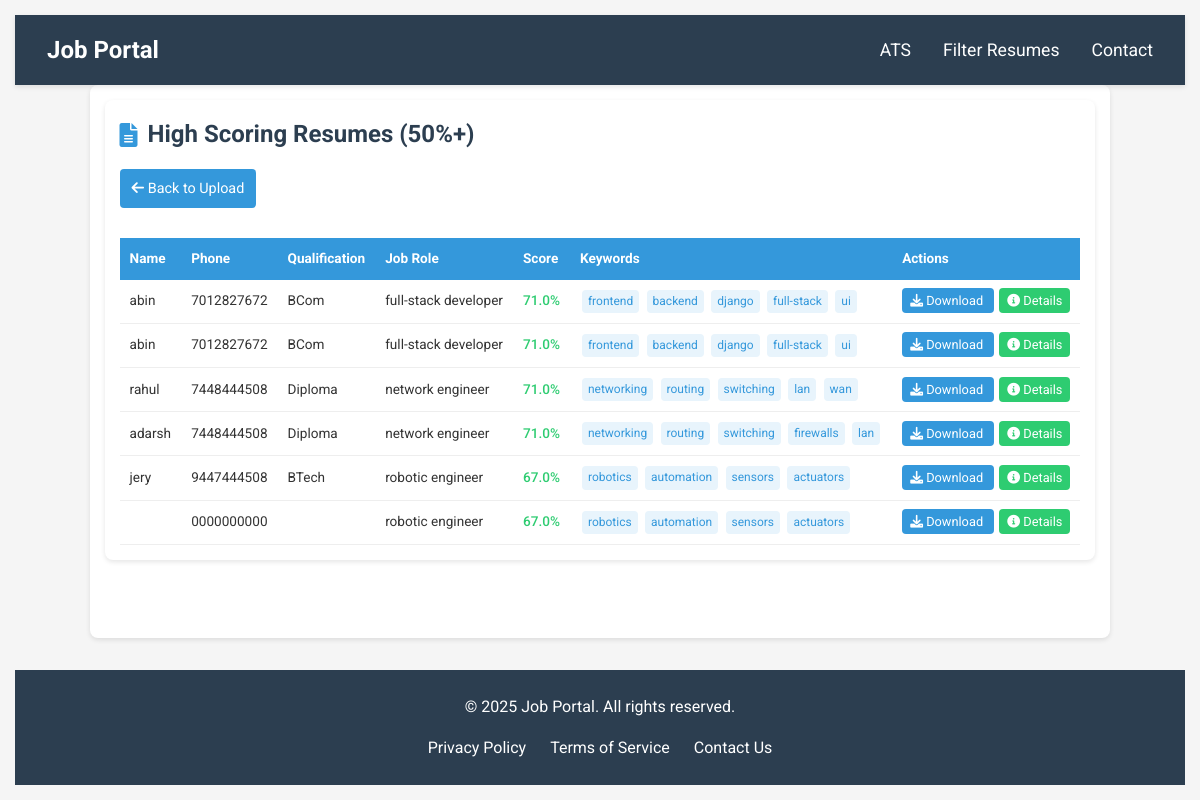
Page /high_score_resumes/ on the earlier database version.
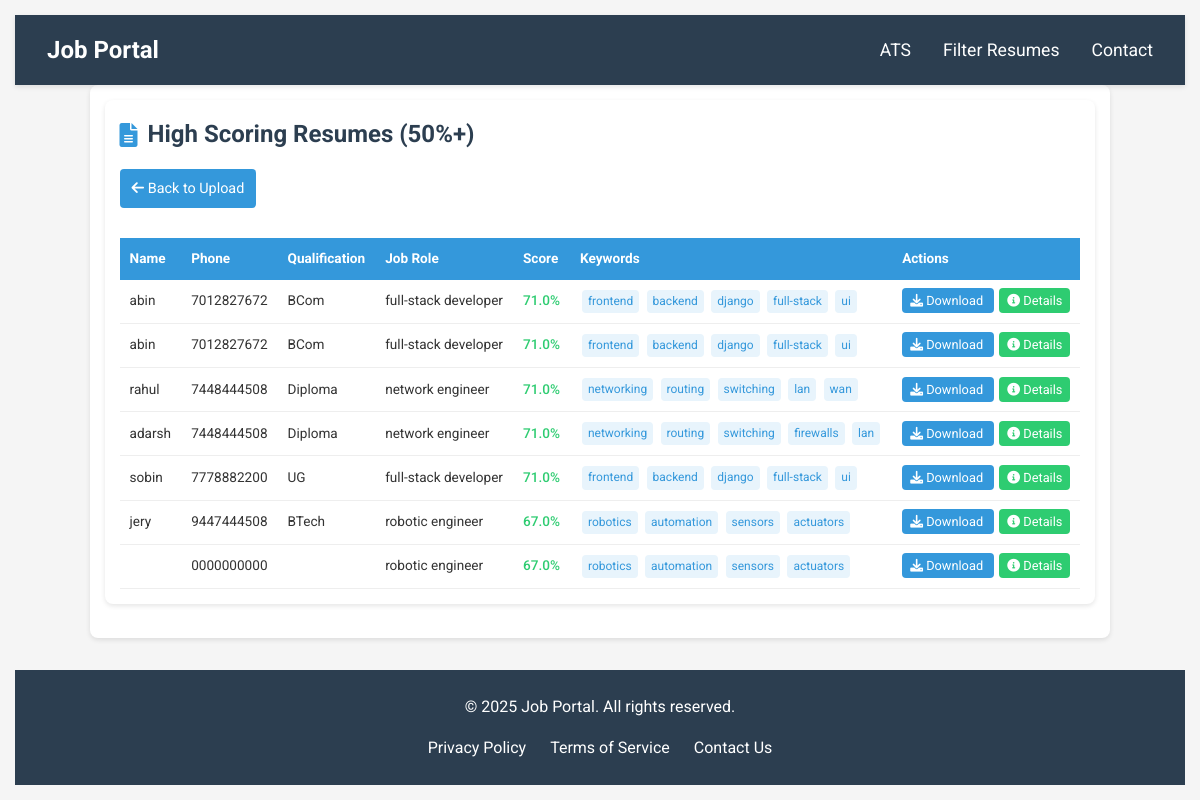
Same page on the later database version.
### mainapp/models.py (models this page shows, shortened)
class Resume(models.Model):
    name = models.CharField(max_length=100)
    phone_number = models.CharField(max_length=10,default='91+00000000')
    qualification = models.CharField(choices=CATEGORY_CHOICE,max_length=15)
    file = models.FileField(upload_to='resumes/')
    uploaded_at = models.DateTimeField(auto_now_add=True)
    job_role = models.CharField(max_length=255, default='Not Specified')
    ats_score = models.FloatField(default=0)
    matched_keywords = models.TextField()
    raw_text = models.TextField(blank=True, null=True)
    def get_matched_keywords(self):
        return json.loads(self.matched_keywords)

### mainapp/views.py (the view)
# urls.py: path('high_score_resumes/', views.high_score_resumes, name='high_score_resumes'),
def high_score_resumes(request):
    high_scoring_resumes = Resume.objects.filter(ats_score__gt=50).order_by('-ats_score')
    return render(request, 'high_score_resumes.html', {'resumes': high_scoring_resumes})

### templates/high_score_resumes.html (shortened to what this page needs)
{% extends "base.html" %}
{% block extra_css %}
    <link rel="stylesheet" href="https://cdnjs.cloudflare.com/ajax/libs/font-awesome/6.0.0/css/all.min.css">
{% endblock %}
{% block content %}
    <div class="container">
        <h1><i class="fas fa-file-alt"></i> High Scoring Resumes (50%+)</h1>
        <a href="{% url 'upload_resume' %}" class="back-btn">
            <i class="fas fa-arrow-left"></i> Back to Upload
        </a>
        <div style="overflow-x: auto;">
            <table>
                <thead>
                    <tr>
                        <th>Name</th>
                        <th>Phone</th>
                        <th>Qualification</th>
                        <th>Job Role</th>
                        <th>Score</th>
                        <th>Keywords</th>
                        <th>Actions</th>
                    </tr>
                </thead>
                <tbody>
                    {% for resume in resumes %}
                    <tr>
                        <td>{{ resume.name }}</td>
                        <td>{{ resume.phone_number }}</td>
                        <td>{{ resume.qualification }}</td>
                        <td>{{ resume.job_role }}</td>
                        <td class="score">{{ resume.ats_score }}%</td>
                        <td>
                            {% for keyword in resume.get_matched_keywords %}
                                <span class="keyword">{{ keyword }}</span>
                            {% endfor %}
                        </td>
                        <td class="actions">
                            <a href="{{ resume.file.url }}" class="btn btn-download" download>
                                <i class="fas fa-download"></i> Download
                            </a>
                            <a href="{% url 'resume_detail' resume.id %}" class="btn btn-details">
                                <i class="fas fa-info-circle"></i> Details
                            </a>
                        </td>
                    </tr>
                    {% endfor %}
                </tbody>
            </table>
        </div>
    </div>
{% endblock %}

Differences in the rows shown:
added Resume: name "sobin", phone_number "7778882200", qualification "UG", job_role "full-stack developer", ats_score "71.0", get_matched_keywords "frontend" "backend" "django" "full-stack" "ui"
